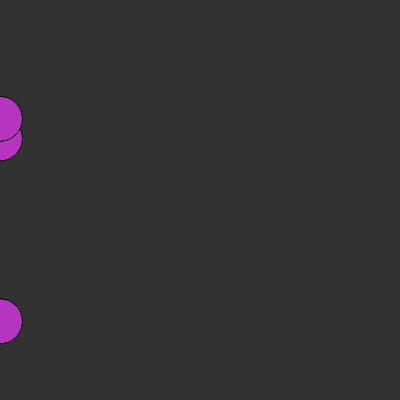
Frame 1 (no input)
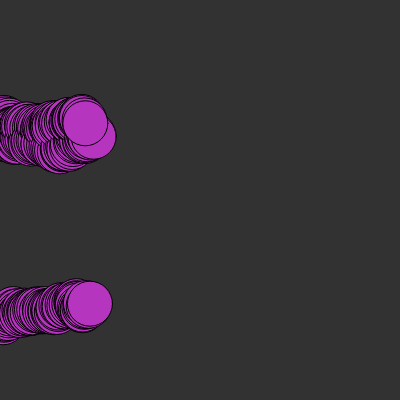
Frame 60 (no input)
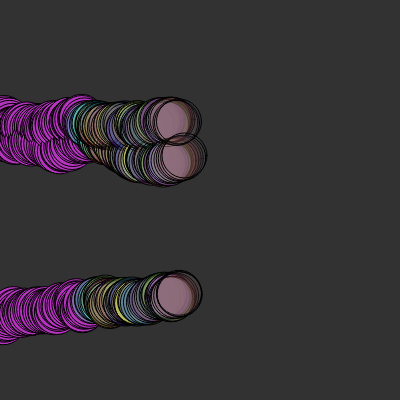
Frame 120 (the mouse pressed at the canvas centre since frame 60)

The p5.js sketch that drew these frames (run headless with seeded random() and noise() and a simulated clock; from frame 60 on, the mouse is pressed at the canvas centre):

// p5.js sketch
// ── sketch.js
let cor;
let circuloX;//horizontal
let circuloY;//Vertical

function setup() {
 
  createCanvas(400, 400);//width x height
  background (color(50,50,50));
  cor=color(random(0,255),random(0,255),random(0,255));    
  circuloX=[0,0,0];
  circuloY=[random(height),random(height),random(height)]
}
//circuloX=0,0,0
//circuloY=10;20,30

function draw() {
  
  fill(cor);
 // console.log(circuloX.lenght);
  for(let contador in circuloX){
 // console.log(contador);  
  circle(circuloX[contador],circuloY[contador],45);
   circuloX[contador]+=random(0,3);
   circuloY[contador]+=random(-3,3);
    
    if(circuloX[contador]>=width){
      circuloX[contador]=0;
      circuloY[contador]=random(height);}
  }
 
  if(mouseIsPressed){
    cor=color(random(0,255),random(0,255),random(0,255),random(0,100));  
  }
  
}
